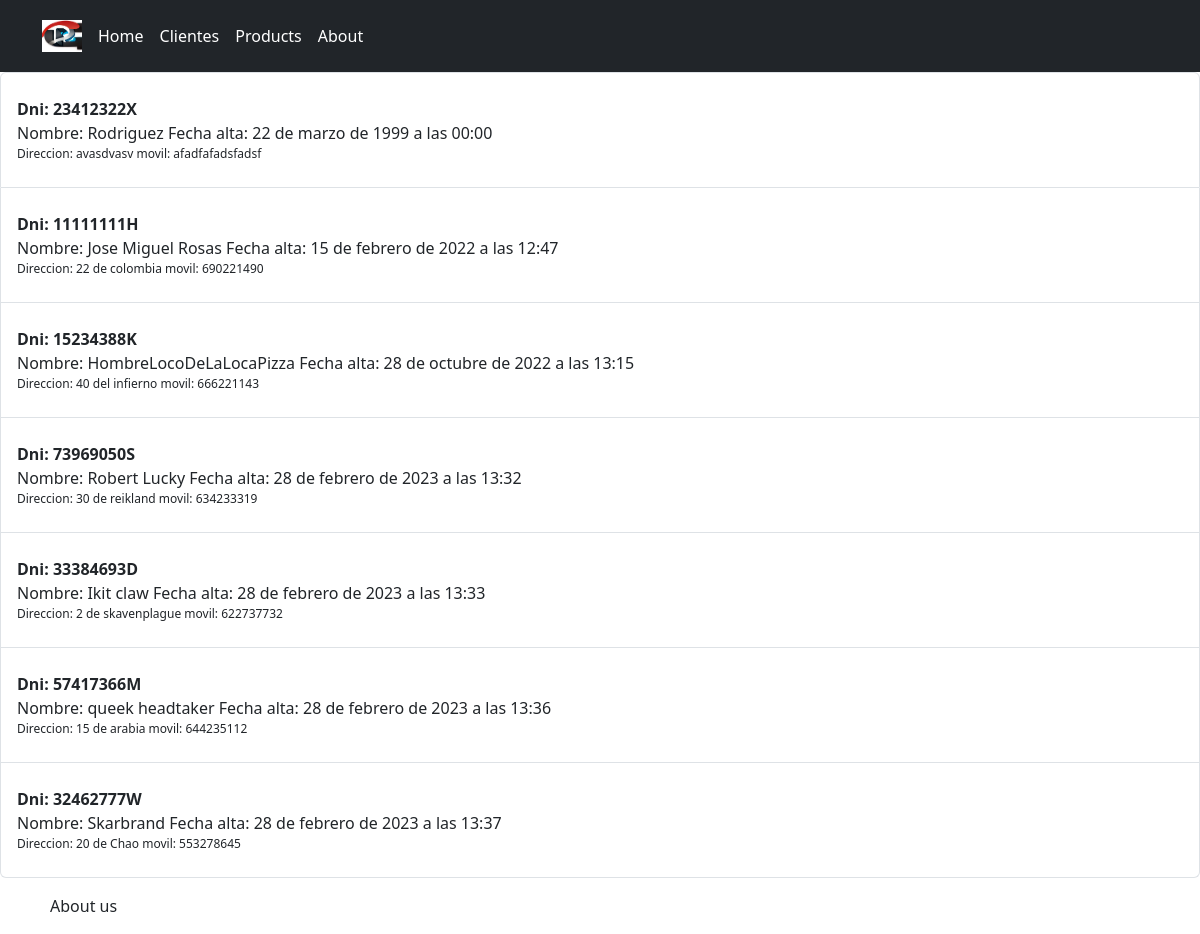
Screenshot of /Clientes with the database file from the repository.
### misitio/models.py (models this page shows)
class Cliente(models.Model):
    dni = models.CharField(max_length=10,primary_key=True)
    nombre = models.CharField(max_length=150,blank=False,null=False)
    alta = models.DateTimeField('Fecha Alta',blank=False,null=False)
    direccion = models.CharField(max_length=150,blank=False,null=True)
    mobile = models.CharField(max_length=150,blank=False,null=True)

### misitio/views.py (the view)
# urls.py: path('Clientes',views.clientes_list,name='clientes_list'),
def clientes_list(request):
    clientes = Cliente.objects.filter(alta__lte=timezone.now()).order_by('alta')
    return render(request, 'misitio/clientes_list.html', {'clientes': clientes})

### misitio/templates/misitio/clientes_list.html
{% extends 'misitio/base.html' %}
{% block content %}
    <ul class="list-group">
        {% for cliente in clientes %}
            <li class="list-group-item">
                <div class="content">
                    <p><div class="fw-bold">Dni: {{ cliente.dni }}</div>
                        Nombre: {{ cliente.nombre }}  Fecha alta: {{ cliente.alta }}
                    <p>Direccion: {{ cliente.direccion }} movil: {{ cliente.mobile }}</p>
                </div>
            </li>
        {% endfor %}
    </ul>
{% endblock %}

### misitio/static/css/front.css (style rules this page uses)
body { background-color: #ecedee }
.content p { font-size: 12px }

### rows the page displays
Cliente: dni "23412322X", nombre "Rodriguez", alta "22 de marzo de 1999 a las 00:00", direccion "avasdvasv", mobile "afadfafadsfadsf"
Cliente: dni "11111111H", nombre "Jose Miguel Rosas", alta "15 de febrero de 2022 a las 12:47", direccion "22 de colombia", mobile "690221490"
Cliente: dni "15234388K", nombre "HombreLocoDeLaLocaPizza", alta "28 de octubre de 2022 a las 13:15", direccion "40 del infierno", mobile "666221143"
Cliente: dni "73969050S", nombre "Robert Lucky", alta "28 de febrero de 2023 a las 13:32", direccion "30 de reikland", mobile "634233319"
Cliente: dni "33384693D", nombre "Ikit claw", alta "28 de febrero de 2023 a las 13:33", direccion "2 de skavenplague", mobile "622737732"
Cliente: dni "57417366M", nombre "queek headtaker", alta "28 de febrero de 2023 a las 13:36", direccion "15 de arabia", mobile "644235112"
Cliente: dni "32462777W", nombre "Skarbrand", alta "28 de febrero de 2023 a las 13:37", direccion "20 de Chao", mobile "553278645"
